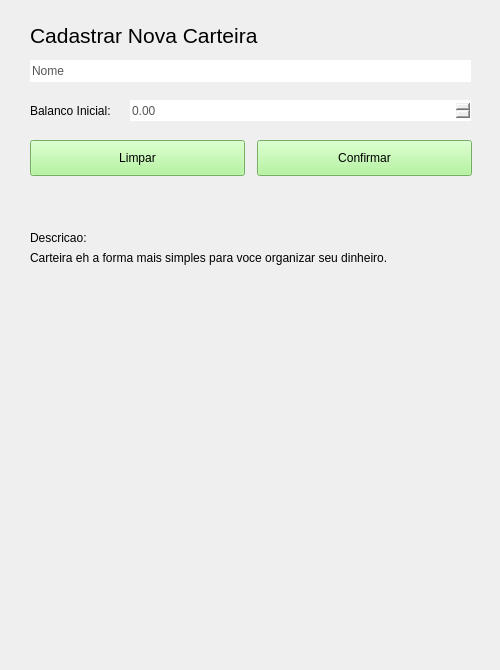
<?xml version="1.0" encoding="UTF-8"?>
<ui version="4.0">
 <class>WNewWallet</class>
 <widget class="QWidget" name="WNewWallet">
  <property name="geometry">
   <rect>
    <x>0</x>
    <y>0</y>
    <width>500</width>
    <height>670</height>
   </rect>
  </property>
  <property name="minimumSize">
   <size>
    <width>500</width>
    <height>670</height>
   </size>
  </property>
  <property name="maximumSize">
   <size>
    <width>500</width>
    <height>670</height>
   </size>
  </property>
  <property name="windowTitle">
   <string>Form</string>
  </property>
  <widget class="QLabel" name="Title">
   <property name="geometry">
    <rect>
     <x>30</x>
     <y>20</y>
     <width>271</width>
     <height>31</height>
    </rect>
   </property>
   <property name="styleSheet">
    <string notr="true">font: 16pt;</string>
   </property>
   <property name="text">
    <string>Cadastrar Nova Carteira</string>
   </property>
  </widget>
  <widget class="QLineEdit" name="Name">
   <property name="geometry">
    <rect>
     <x>30</x>
     <y>60</y>
     <width>441</width>
     <height>22</height>
    </rect>
   </property>
   <property name="styleSheet">
    <string notr="true">#Name
{
	color: #565656;
	border: none;
}</string>
   </property>
   <property name="text">
    <string>Nome</string>
   </property>
  </widget>
  <widget class="QDoubleSpinBox" name="Balance">
   <property name="geometry">
    <rect>
     <x>130</x>
     <y>100</y>
     <width>341</width>
     <height>21</height>
    </rect>
   </property>
   <property name="styleSheet">
    <string notr="true">#Balance
{
	color: #565656;
	border: none;
}</string>
   </property>
   <property name="maximum">
    <double>1000000000000000049861653971908893017010268485438462151574892930611988399099305815384459015356416.000000000000000</double>
   </property>
  </widget>
  <widget class="QLabel" name="Description">
   <property name="geometry">
    <rect>
     <x>30</x>
     <y>230</y>
     <width>441</width>
     <height>16</height>
    </rect>
   </property>
   <property name="text">
    <string>Descricao:</string>
   </property>
  </widget>
  <widget class="QLabel" name="Description_2">
   <property name="geometry">
    <rect>
     <x>30</x>
     <y>250</y>
     <width>441</width>
     <height>16</height>
    </rect>
   </property>
   <property name="text">
    <string>Carteira eh a forma mais simples para voce organizar seu dinheiro.</string>
   </property>
  </widget>
  <widget class="QLabel" name="DescBalance">
   <property name="geometry">
    <rect>
     <x>30</x>
     <y>100</y>
     <width>91</width>
     <height>21</height>
    </rect>
   </property>
   <property name="text">
    <string>Balanco Inicial:</string>
   </property>
  </widget>
  <widget class="QPushButton" name="Confirm">
   <property name="geometry">
    <rect>
     <x>257</x>
     <y>140</y>
     <width>215</width>
     <height>36</height>
    </rect>
   </property>
   <property name="styleSheet">
    <string notr="true">#Confirm
{
    background-color: #a3f48a;
    color: black;
    font-size: 12px;
}</string>
   </property>
   <property name="text">
    <string>Confirmar</string>
   </property>
  </widget>
  <widget class="QPushButton" name="Clean">
   <property name="geometry">
    <rect>
     <x>30</x>
     <y>140</y>
     <width>215</width>
     <height>36</height>
    </rect>
   </property>
   <property name="styleSheet">
    <string notr="true">#Clean
{
    background-color: #a3f48a;
    color: black;
    font-size: 12px;
}</string>
   </property>
   <property name="text">
    <string>Limpar</string>
   </property>
  </widget>
  <widget class="QLabel" name="Erro">
   <property name="geometry">
    <rect>
     <x>30</x>
     <y>200</y>
     <width>441</width>
     <height>16</height>
    </rect>
   </property>
   <property name="styleSheet">
    <string notr="true">#Erro
{
	color: red;
}</string>
   </property>
   <property name="text">
    <string/>
   </property>
  </widget>
 </widget>
 <resources/>
 <connections/>
</ui>
